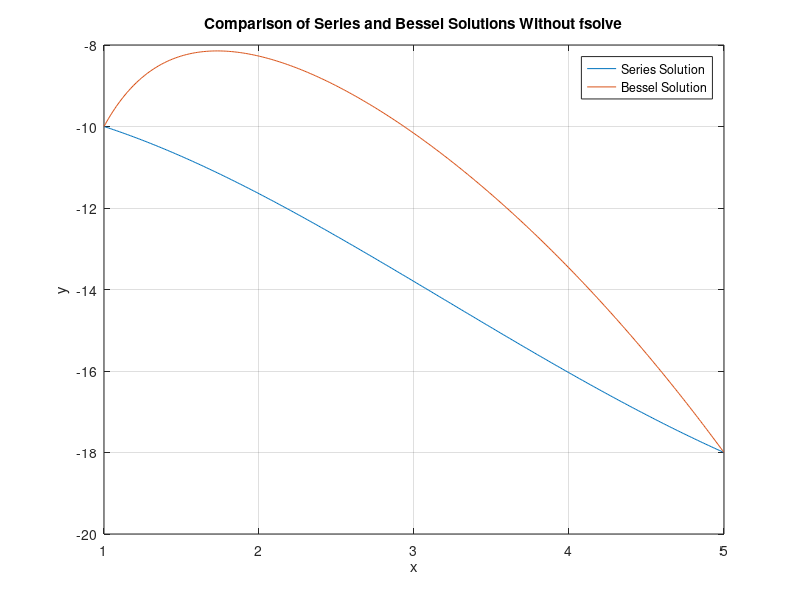

MATLAB code for this plot:
function compare_solutions_without_fsolve()
    % Define the u1 and u2 using Bessel functions
    u1 = @(x) 1/sqrt(x) .* besseli(0, 2 * sqrt(x));
    u2 = @(x) 1/sqrt(x) .* besselk(0, 2 * sqrt(x));

    % Compute u1 and u2 at given boundary points (1 and 5)
    u1_values = [u1(1), u1(5)];
    u2_values = [u2(1), u2(5)];

    % Solve the system of equations to determine coefficients using boundary conditions
    CC = linsolve([u1_values; u2_values]', [-10; -18]);

    % Define the solution using Bessel
    bessel_trick = @(x) CC(1) * u1(x) + CC(2) * u2(x);

    % Define the series solution to the differential equation using the Frobenius method
    function y_val = series(x_val, N)
        if nargin < 2
            N = 50;
        end
        
        lambda_1 = 0;
        lambda_2 = -1;
        
        C1 = zeros(1, N);
        C2 = zeros(1, N);
        
        C1(1) = 1;
        C2(2) = 1;
        
        for k = 3:N
            C1(k) = -C1(k-1) / (k*(k-1)*(2*k));
            C2(k) = -C2(k-1) / ((k-1)*(k-2)*(2*k-2));
        end

        y = @(x, A, B) sum(A .* C1 .* (x.^(0:N-1)) + B .* C2 .* (x.^(1:N)));
        
        coef_matrix = [y(1, 1, 0), y(1, 0, 1); y(5, 1, 0), y(5, 0, 1)];
        rhs = [-10; -18];
        AB = coef_matrix \ rhs;

        y_val = y(x_val, AB(1), AB(2));
    end

    x = linspace(1, 5, 400);
    y_vals_series = arrayfun(@(val) series(val), x);
    y_vals_bessel = arrayfun(bessel_trick, x);

    % Plotting the results
    figure;
    plot(x, y_vals_series, 'DisplayName', 'Series Solution');
    hold on;
    plot(x, y_vals_bessel, 'DisplayName', 'Bessel Solution');
    xlabel('x');
    ylabel('y');
    legend;
    title('Comparison of Series and Bessel Solutions Without fsolve');
    grid on;
end
